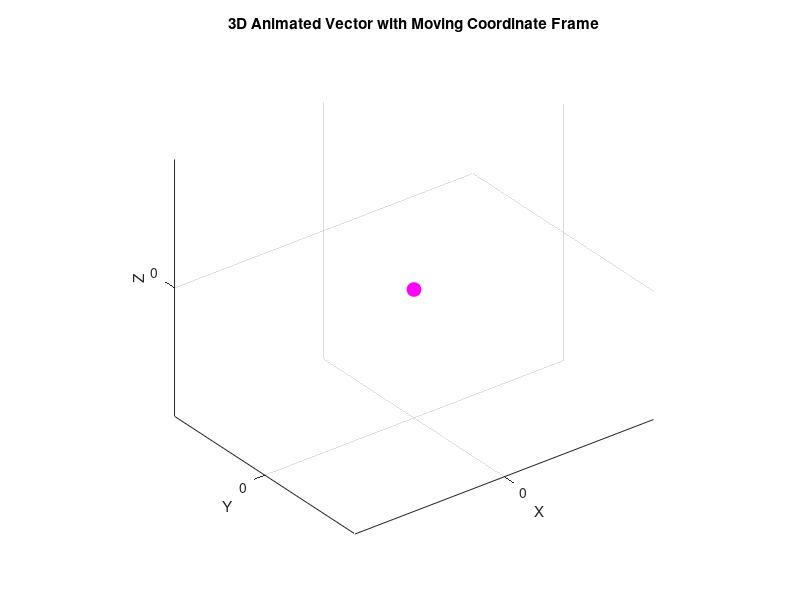

Recreate this plot in MATLAB. (Note: this script raises an error after producing the figure.)
%% Parameters and Time Setup
l = -1;                     % Length of the vector
t = linspace(0, 10, 200);    % Time vector (adjust span/frames as desired)

% Define Euler angle functions (customize as needed)
theta_fun = @(t) 1 %(pi/4) * t*0+ pi / 6 * t;   % θ oscillates between -pi/4 and pi/4
psi_fun   = @(t) t %(pi/12) * cos(t)*0 ;                 % ψ increases linearly
phi_fun   = @(t) 1 %t*0;     % φ oscillates between -pi/3 and pi/3

% Length for the moving coordinate frame axes (a fraction of l)
frameLength = 0.3 * l;

%% Figure Setup
figure;
hold on;
grid on;
axis equal;
xlabel('X');
ylabel('Y');
zlabel('Z');
title('3D Animated Vector with Moving Coordinate Frame');
view(3);  % 3D view

%% Initialize Plot Elements

% Plot the animated vector (line from origin to moving tip)
h_line = plot3([0 0], [0 0], [0 0], 'k', 'LineWidth', 2);
% Marker at the tip of the vector
h_point = plot3(0, 0, 0, 'mo', 'MarkerSize', 10, 'MarkerFaceColor', 'm');
% Optional: Trace the tip’s path
h_trail = animatedline('LineStyle', '-', 'Color', 'm', 'Marker', 'none');

% (Pre)compute initial angles at t(1)
theta = theta_fun(t(1));
psi   = psi_fun(t(1));
phi   = phi_fun(t(1));

% Compute the vector’s tip (using your given equations)
x = l * cos(psi) * sin(phi);
y = -l * ( cos(theta)*sin(psi) + cos(phi)*cos(psi)*sin(theta) );
z = l * ( cos(phi)*cos(psi)*cos(theta) - sin(psi)*sin(theta) );

% Compute the rotation matrix for the moving frame.
% Here we use a Z-Y-X rotation sequence:
Rz = [cos(psi) -sin(psi) 0; sin(psi) cos(psi) 0; 0 0 1];
Ry = [cos(theta) 0 sin(theta); 0 1 0; -sin(theta) 0 cos(theta)];
Rx = [1 0 0; 0 cos(phi) -sin(phi); 0 sin(phi) cos(phi)];
R = Rz * Ry * Rx;   % Overall rotation matrix

% Create the moving frame axes at the tip.
% The columns of R are the directions of the moving x', y', and z' axes.
h_moving_x = quiver3(x, y, z, frameLength*R(1,1), frameLength*R(2,1), frameLength*R(3,1), ...
    'r', 'LineWidth', 2, 'MaxHeadSize', 0.5, 'AutoScale', 'off');
h_moving_y = quiver3(x, y, z, frameLength*R(1,2), frameLength*R(2,2), frameLength*R(3,2), ...
    'g', 'LineWidth', 2, 'MaxHeadSize', 0.5, 'AutoScale', 'off');
h_moving_z = quiver3(x, y, z, frameLength*R(1,3), frameLength*R(2,3), frameLength*R(3,3), ...
    'b', 'LineWidth', 2, 'MaxHeadSize', 0.5, 'AutoScale', 'off');

%% Animation Loop
for k = 1:length(t)
    % Compute the current Euler angles
    theta = theta_fun(t(k));
    psi   = psi_fun(t(k));
    phi   = phi_fun(t(k));
    
    % Compute the vector’s tip position using your equations
    x = l * cos(psi) * sin(phi);
    y = -l * ( cos(theta)*sin(psi) + cos(phi)*cos(psi)*sin(theta) );
    z = l * ( cos(phi)*cos(psi)*cos(theta) - sin(psi)*sin(theta) );
    
    % Update the animated vector (line and tip marker)
    set(h_line, 'XData', [0, x], 'YData', [0, y], 'ZData', [0, z]);
    set(h_point, 'XData', x, 'YData', y, 'ZData', z);
    addpoints(h_trail, x, y, z);
    
    % Compute the rotation matrix for the moving frame at this time step.
    Rz = [cos(psi) -sin(psi) 0; sin(psi) cos(psi) 0; 0 0 1];
    Ry = [cos(theta) 0 sin(theta); 0 1 0; -sin(theta) 0 cos(theta)];
    Rx = [1 0 0; 0 cos(phi) -sin(phi); 0 sin(phi) cos(phi)];
    R = Rz * Ry * Rx;
    
    % Update the moving coordinate frame axes (attached at the tip)
    % Update x'-axis
    set(h_moving_x, 'XData', x, 'YData', y, 'ZData', z, ...
        'UData', frameLength * R(1,1), 'VData', frameLength * R(2,1), 'WData', frameLength * R(3,1));
    % Update y'-axis
    set(h_moving_y, 'XData', x, 'YData', y, 'ZData', z, ...
        'UData', frameLength * R(1,2), 'VData', frameLength * R(2,2), 'WData', frameLength * R(3,2));
    % Update z'-axis
    set(h_moving_z, 'XData', x, 'YData', y, 'ZData', z, ...
        'UData', frameLength * R(1,3), 'VData', frameLength * R(2,3), 'WData', frameLength * R(3,3));
    
    % Refresh the plot
    drawnow;
    pause(0.05);  % Adjust pause for desired animation speed
end
